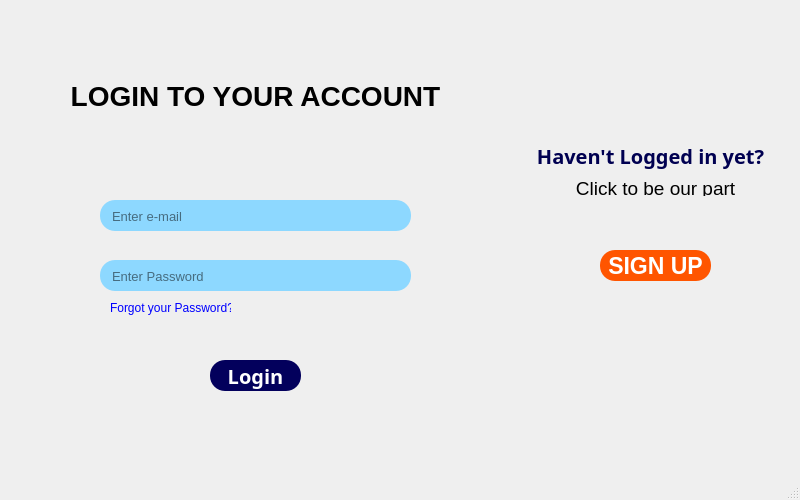
<?xml version="1.0" encoding="UTF-8"?>
<ui version="4.0">
 <class>Loginpage</class>
 <widget class="QMainWindow" name="Loginpage">
  <property name="geometry">
   <rect>
    <x>0</x>
    <y>0</y>
    <width>800</width>
    <height>500</height>
   </rect>
  </property>
  <property name="minimumSize">
   <size>
    <width>800</width>
    <height>500</height>
   </size>
  </property>
  <property name="maximumSize">
   <size>
    <width>800</width>
    <height>500</height>
   </size>
  </property>
  <property name="windowTitle">
   <string>MainWindow</string>
  </property>
  <widget class="QWidget" name="centralwidget">
   <widget class="QLabel" name="label">
    <property name="geometry">
     <rect>
      <x>0</x>
      <y>0</y>
      <width>791</width>
      <height>471</height>
     </rect>
    </property>
    <property name="text">
     <string/>
    </property>
    <property name="pixmap">
     <pixmap resource="resource.qrc">:/images/login.jpg</pixmap>
    </property>
    <property name="scaledContents">
     <bool>true</bool>
    </property>
   </widget>
   <widget class="QLabel" name="label_2">
    <property name="geometry">
     <rect>
      <x>50</x>
      <y>70</y>
      <width>411</width>
      <height>51</height>
     </rect>
    </property>
    <property name="font">
     <font>
      <pointsize>21</pointsize>
      <bold>true</bold>
     </font>
    </property>
    <property name="text">
     <string>LOGIN TO YOUR ACCOUNT</string>
    </property>
    <property name="alignment">
     <set>Qt::AlignmentFlag::AlignCenter</set>
    </property>
   </widget>
   <widget class="QLineEdit" name="txtemail">
    <property name="geometry">
     <rect>
      <x>100</x>
      <y>200</y>
      <width>311</width>
      <height>31</height>
     </rect>
    </property>
    <property name="minimumSize">
     <size>
      <width>0</width>
      <height>0</height>
     </size>
    </property>
    <property name="font">
     <font>
      <pointsize>10</pointsize>
     </font>
    </property>
    <property name="styleSheet">
     <string notr="true">QLineEdit{
background-color:rgb(141,216,255);

border-radius:15px;
height:30px;
padding:10px 10px;


}</string>
    </property>
    <property name="placeholderText">
     <string>Enter e-mail</string>
    </property>
   </widget>
   <widget class="QLineEdit" name="txtpassword">
    <property name="geometry">
     <rect>
      <x>100</x>
      <y>260</y>
      <width>311</width>
      <height>31</height>
     </rect>
    </property>
    <property name="minimumSize">
     <size>
      <width>0</width>
      <height>0</height>
     </size>
    </property>
    <property name="font">
     <font>
      <pointsize>10</pointsize>
     </font>
    </property>
    <property name="styleSheet">
     <string notr="true">QLineEdit{
background-color:rgb(141,216,255);

border-radius:15px;
height:30px;
padding:10px 10px;


}</string>
    </property>
    <property name="echoMode">
     <enum>QLineEdit::EchoMode::Password</enum>
    </property>
    <property name="placeholderText">
     <string>Enter Password</string>
    </property>
   </widget>
   <widget class="QPushButton" name="btnlogin">
    <property name="geometry">
     <rect>
      <x>210</x>
      <y>360</y>
      <width>91</width>
      <height>31</height>
     </rect>
    </property>
    <property name="font">
     <font>
      <family>Sylfaen</family>
      <pointsize>15</pointsize>
      <italic>false</italic>
      <bold>true</bold>
      <underline>false</underline>
     </font>
    </property>
    <property name="styleSheet">
     <string notr="true">QPushButton{
background-color:rgb(3, 0, 92);
color:white;

border-radius:15px;
}
QPushButton:Hover{

	background-color: rgb(255, 114, 79);
}
</string>
    </property>
    <property name="text">
     <string>Login</string>
    </property>
   </widget>
   <widget class="QLabel" name="txtforgotpass">
    <property name="geometry">
     <rect>
      <x>110</x>
      <y>300</y>
      <width>121</width>
      <height>16</height>
     </rect>
    </property>
    <property name="font">
     <font>
      <pointsize>9</pointsize>
     </font>
    </property>
    <property name="styleSheet">
     <string notr="true">QLabel{
color:blue;
}</string>
    </property>
    <property name="text">
     <string>Forgot your Password?</string>
    </property>
   </widget>
   <widget class="QLabel" name="label_3">
    <property name="geometry">
     <rect>
      <x>520</x>
      <y>140</y>
      <width>261</width>
      <height>31</height>
     </rect>
    </property>
    <property name="font">
     <font>
      <family>Titillium Web</family>
      <pointsize>15</pointsize>
      <bold>true</bold>
     </font>
    </property>
    <property name="styleSheet">
     <string notr="true">QLabel{
	color: rgb(0, 0, 81);

}</string>
    </property>
    <property name="text">
     <string>Haven't Logged in yet?</string>
    </property>
    <property name="alignment">
     <set>Qt::AlignmentFlag::AlignCenter</set>
    </property>
   </widget>
   <widget class="QLabel" name="label_4">
    <property name="geometry">
     <rect>
      <x>570</x>
      <y>180</y>
      <width>171</width>
      <height>16</height>
     </rect>
    </property>
    <property name="font">
     <font>
      <pointsize>14</pointsize>
     </font>
    </property>
    <property name="styleSheet">
     <string notr="true">QLabel{
rgb(0, 0, 94)

}</string>
    </property>
    <property name="text">
     <string>Click to be our part</string>
    </property>
    <property name="alignment">
     <set>Qt::AlignmentFlag::AlignCenter</set>
    </property>
   </widget>
   <widget class="QPushButton" name="pushButton">
    <property name="geometry">
     <rect>
      <x>600</x>
      <y>250</y>
      <width>111</width>
      <height>31</height>
     </rect>
    </property>
    <property name="font">
     <font>
      <pointsize>17</pointsize>
      <bold>true</bold>
     </font>
    </property>
    <property name="styleSheet">
     <string notr="true">QPushButton{
	background-color: rgb(255, 85, 0);
color:white;

border-radius:15px;
}</string>
    </property>
    <property name="text">
     <string>SIGN UP</string>
    </property>
   </widget>
  </widget>
  <widget class="QMenuBar" name="menubar">
   <property name="geometry">
    <rect>
     <x>0</x>
     <y>0</y>
     <width>800</width>
     <height>18</height>
    </rect>
   </property>
  </widget>
  <widget class="QStatusBar" name="statusbar"/>
 </widget>
 <resources>
  <include location="resource.qrc"/>
 </resources>
 <connections/>
</ui>
